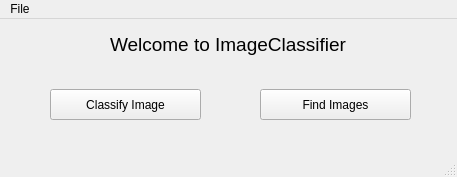
<?xml version="1.0" encoding="UTF-8"?>
<ui version="4.0">
 <class>MainWindow</class>
 <widget class="QMainWindow" name="MainWindow">
  <property name="windowModality">
   <enum>Qt::NonModal</enum>
  </property>
  <property name="geometry">
   <rect>
    <x>0</x>
    <y>0</y>
    <width>457</width>
    <height>177</height>
   </rect>
  </property>
  <property name="windowTitle">
   <string>ImageClassifier</string>
  </property>
  <property name="locale">
   <locale language="English" country="UnitedStates"/>
  </property>
  <widget class="QWidget" name="centralwidget">
   <widget class="QPushButton" name="ClassifyImageBtn">
    <property name="geometry">
     <rect>
      <x>50</x>
      <y>70</y>
      <width>151</width>
      <height>31</height>
     </rect>
    </property>
    <property name="text">
     <string>Classify Image</string>
    </property>
   </widget>
   <widget class="QPushButton" name="FindImagesBtn">
    <property name="geometry">
     <rect>
      <x>260</x>
      <y>70</y>
      <width>151</width>
      <height>31</height>
     </rect>
    </property>
    <property name="text">
     <string>Find Images</string>
    </property>
   </widget>
   <widget class="QLabel" name="label">
    <property name="geometry">
     <rect>
      <x>110</x>
      <y>10</y>
      <width>251</width>
      <height>31</height>
     </rect>
    </property>
    <property name="font">
     <font>
      <pointsize>14</pointsize>
     </font>
    </property>
    <property name="text">
     <string>Welcome to ImageClassifier</string>
    </property>
   </widget>
  </widget>
  <widget class="QMenuBar" name="menubar">
   <property name="geometry">
    <rect>
     <x>0</x>
     <y>0</y>
     <width>457</width>
     <height>21</height>
    </rect>
   </property>
   <widget class="QMenu" name="menuFile">
    <property name="title">
     <string>File</string>
    </property>
    <addaction name="actionClose"/>
   </widget>
   <addaction name="menuFile"/>
  </widget>
  <widget class="QStatusBar" name="statusbar"/>
  <action name="actionClose">
   <property name="text">
    <string>Close</string>
   </property>
  </action>
 </widget>
 <resources/>
 <connections/>
</ui>
